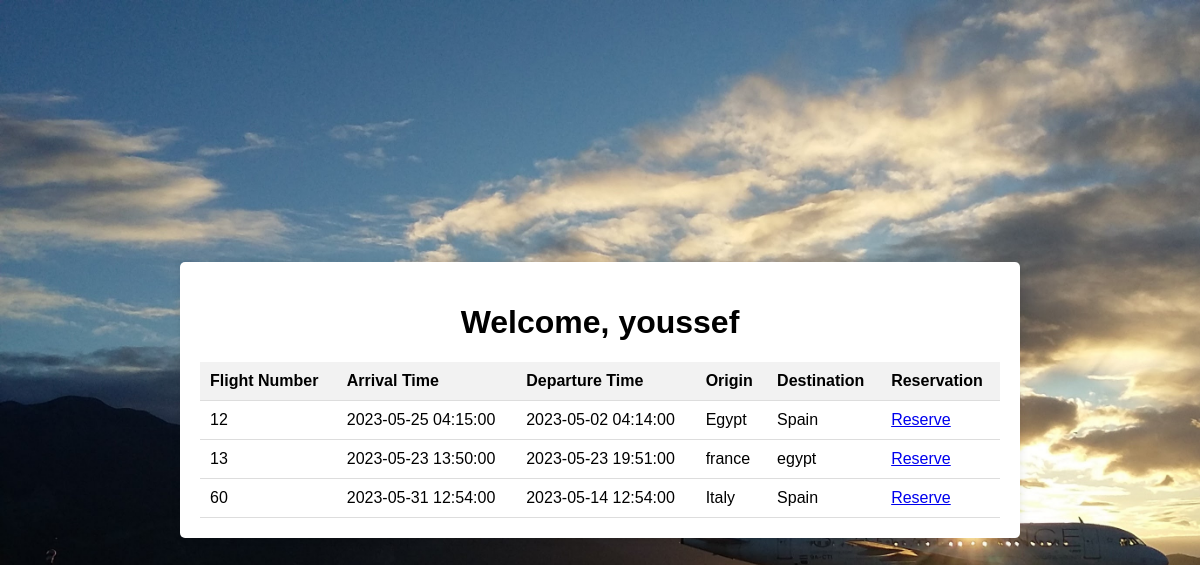
Page /home.php (signed in) on the committed database.
### tables this page shows
CREATE TABLE `flights` (
  `flight_number` varchar(10) NOT NULL,
  `origin` varchar(50) NOT NULL,
  `destination` varchar(50) NOT NULL,
  `departure_time` datetime NOT NULL,
  `arrival_time` datetime NOT NULL
);

### home.php (the view, shortened to what this page needs)
<!DOCTYPE html>
<html>
<head>
</head>
<body>
  <div class="container">
    <h1>Welcome, <?php session_start(); $n=$_SESSION['name'];echo $n; ?></h1>
    <table>
      <tr>
        <th>Flight Number</th>
        <th>Arrival Time</th>
        <th>Departure Time</th>
        <th>Origin</th>
        <th>Destination</th>
        <th>Reservation</th>
      </tr>
      <?php
      require_once('config.php');
      $sql = "SELECT flight_number, arrival_time, departure_time, origin, destination FROM flights";
      $result = $conn->query($sql);
      if ($result->num_rows > 0) {
        while ($row = $result->fetch_assoc()) {
          echo "<tr>";
          echo "<td>".$row['flight_number']."</td>";
          echo "<td>".$row['arrival_time']."</td>";
          echo "<td>".$row['departure_time']."</td>";
          echo "<td>".$row['origin']."</td>";
          echo "<td>".$row['destination']."</td>";
          echo "<td><a href='reservation.php?flight=".$row['flight_number']."'>Reserve</a></td>";
          echo "</tr>";
        }
      } else {
        echo "<tr><td colspan='6'>No flights available.</td></tr>";
      }
      ?>
    </table>
  </div>
</body>
</html>

### home.php (style rules this page uses)
body { font-family: Arial, sans-serif; background-image: url("imgs/login.jpg"); background-repeat: no-repeat; background-size: cover; margin: 0; padding: 0; display: flex; justify-content: center; align-items: center; height: 100vh; }
.container { width: 800px; background-color: #fff; padding: 20px; border-radius: 5px; box-shadow: 0 0 10px rgba(0, 0, 0, 0.1); }
h1 { text-align: center; }
table { width: 100%; border-collapse: collapse; margin-top: 20px; }
th, td { padding: 10px; text-align: left; border-bottom: 1px solid #ddd; }
th { background-color: #f2f2f2; }

### rows in the picture
flights: flight_number "12", arrival_time "2023-05-25 04:15:00", departure_time "2023-05-02 04:14:00", origin "Egypt", destination "Spain"
flights: flight_number "13", arrival_time "2023-05-23 13:50:00", departure_time "2023-05-23 19:51:00", origin "france", destination "egypt"
flights: flight_number "60", arrival_time "2023-05-31 12:54:00", departure_time "2023-05-14 12:54:00", origin "Italy", destination "Spain"

### other values in the picture
$n "youssef"
